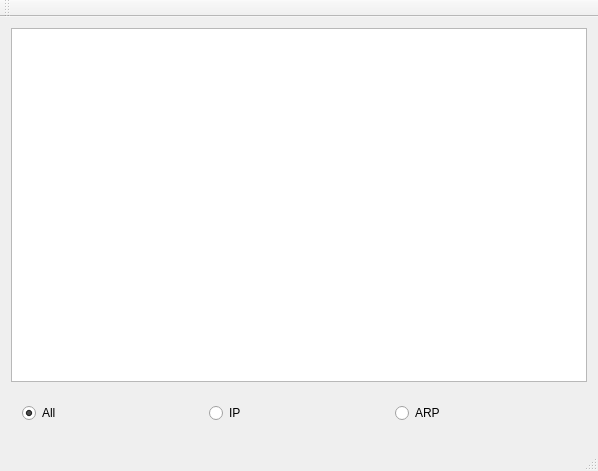
<?xml version="1.0" encoding="UTF-8"?>
<ui version="4.0">
 <class>MainWindow</class>
 <widget class="QMainWindow" name="MainWindow">
  <property name="geometry">
   <rect>
    <x>0</x>
    <y>0</y>
    <width>598</width>
    <height>471</height>
   </rect>
  </property>
  <property name="windowTitle">
   <string>MainWindow</string>
  </property>
  <widget class="QWidget" name="centralWidget">
   <layout class="QVBoxLayout" name="verticalLayout">
    <item>
     <widget class="QTableWidget" name="tableWidget">
      <property name="minimumSize">
       <size>
        <width>0</width>
        <height>300</height>
       </size>
      </property>
     </widget>
    </item>
    <item>
     <widget class="QWidget" name="widget" native="true">
      <property name="minimumSize">
       <size>
        <width>0</width>
        <height>50</height>
       </size>
      </property>
      <layout class="QHBoxLayout" name="horizontalLayout">
       <item>
        <widget class="QRadioButton" name="radioAll">
         <property name="text">
          <string>All</string>
         </property>
         <property name="checked">
          <bool>true</bool>
         </property>
        </widget>
       </item>
       <item>
        <widget class="QRadioButton" name="radioIP">
         <property name="text">
          <string>IP</string>
         </property>
        </widget>
       </item>
       <item>
        <widget class="QRadioButton" name="radioARP">
         <property name="text">
          <string>ARP</string>
         </property>
        </widget>
       </item>
      </layout>
     </widget>
    </item>
   </layout>
  </widget>
  <widget class="QMenuBar" name="menuBar">
   <property name="geometry">
    <rect>
     <x>0</x>
     <y>0</y>
     <width>598</width>
     <height>20</height>
    </rect>
   </property>
  </widget>
  <widget class="QToolBar" name="mainToolBar">
   <attribute name="toolBarArea">
    <enum>TopToolBarArea</enum>
   </attribute>
   <attribute name="toolBarBreak">
    <bool>false</bool>
   </attribute>
  </widget>
  <widget class="QStatusBar" name="statusBar"/>
 </widget>
 <layoutdefault spacing="6" margin="11"/>
 <resources/>
 <connections/>
</ui>
